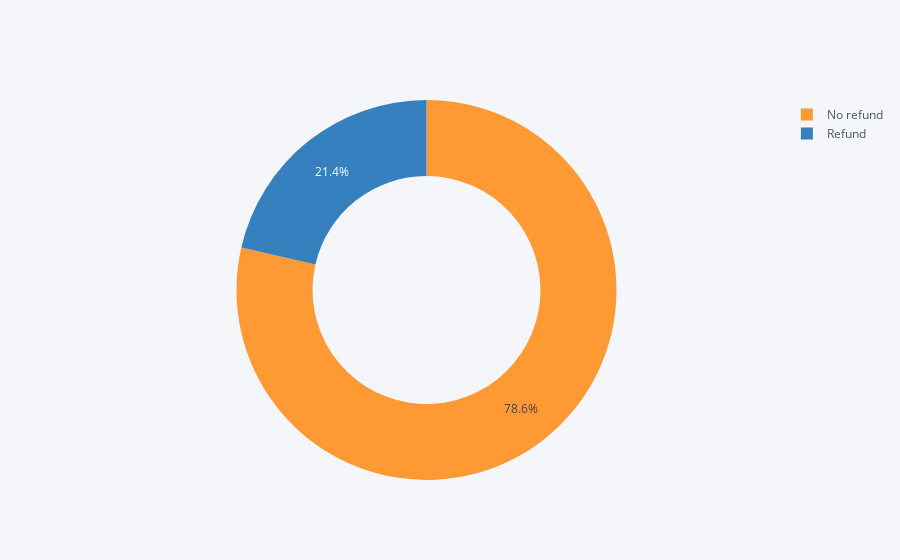

Notebook code for this chart:
### Code cell
pie_refund.iplot(kind='pie',labels='Is_Refund',hole=.6,values='Count')

### Figure 1 — Plotly figure (JSON) as saved in the notebook; plotly's stock layout.template omitted (floating-point values rounded to 4 significant figures)
{"data": [{"hole": 0.6, "labels": ["No refund", "Refund"], "marker": {"colors": ["rgba(255, 153, 51, 1.0)", "rgba(55, 128, 191, 1.0)"]}, "name": "", "type": "pie", "values": [8552, 2329]}], "layout": {"legend": {"bgcolor": "#F5F6F9", "font": {"color": "#4D5663"}}, "paper_bgcolor": "#F5F6F9", "plot_bgcolor": "#F5F6F9", "titlefont": {"color": "#4D5663"}}}
